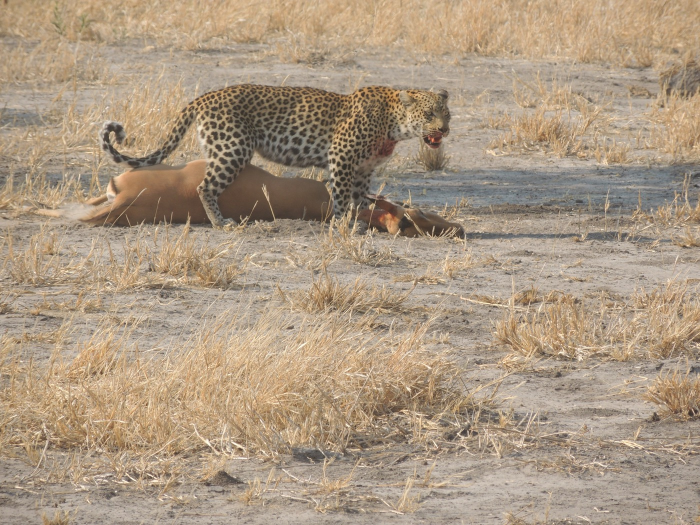
#> input picture frontend/src/assets/dataset/leopard-a.jpg, 1400 x 1050 px (shown at 1/2 size)
$ python -i ivp_core.py   (imports and definitions only)
#> lines starting #> are read from the running program, lines starting #| are printed output that depends on the picture
#> further down, picture is the input picture: shape (1050, 1400, 3); mean B, G, R 130.1, 152.1, 171.2
"""
IVP core (classical computer vision only, no torch).

IMPORTANT: prep_gray() reproduces EXACTLY the preprocessing that was used when the
gallery keypoints (sift_shards) were built in Colab:
    crop to bounding box -> grayscale -> shrink so longest side <= 800 -> CLAHE(2.0, 8x8) -> SIFT(500)
Using the same steps for uploaded photos is what makes the tested accuracy apply.
"""
import os
import pickle
import hashlib
import cv2
import numpy as np

MAX_SIDE = 800


def crop_to_bbox(img_bgr, bbox):
    """bbox = (x, y, w, h) or None. Falls back to the full image if the box is empty."""
    if bbox is None:
        return img_bgr
    x, y, w, h = [int(v) for v in bbox]
    H, W = img_bgr.shape[:2]
    crop = img_bgr[max(0, y):min(H, y + h), max(0, x):min(W, x + w)]
    return crop if crop.size else img_bgr


def prep_gray(img_bgr, bbox=None):
    crop = crop_to_bbox(img_bgr, bbox)
    g = cv2.cvtColor(crop, cv2.COLOR_BGR2GRAY)
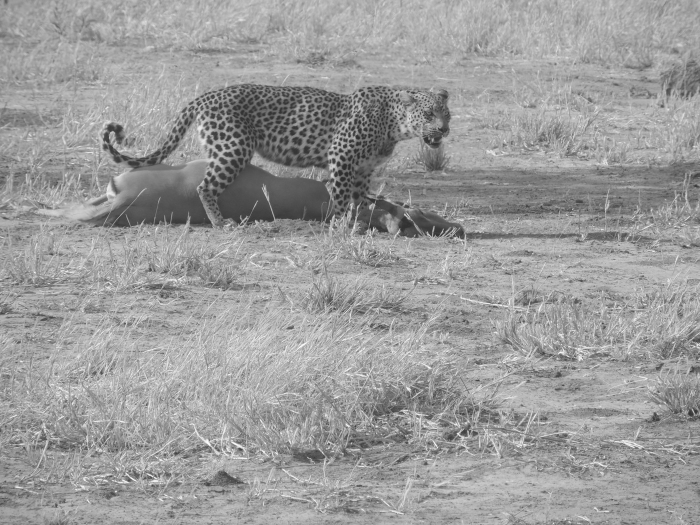
#> g: shape (1050, 1400) (shown at 1/2 size); min 37, max 253, mean 155.3
    s = MAX_SIDE / max(g.shape)
#> s = 0.571
    if s < 1:
        g = cv2.resize(g, None, fx=s, fy=s, interpolation=cv2.INTER_AREA)
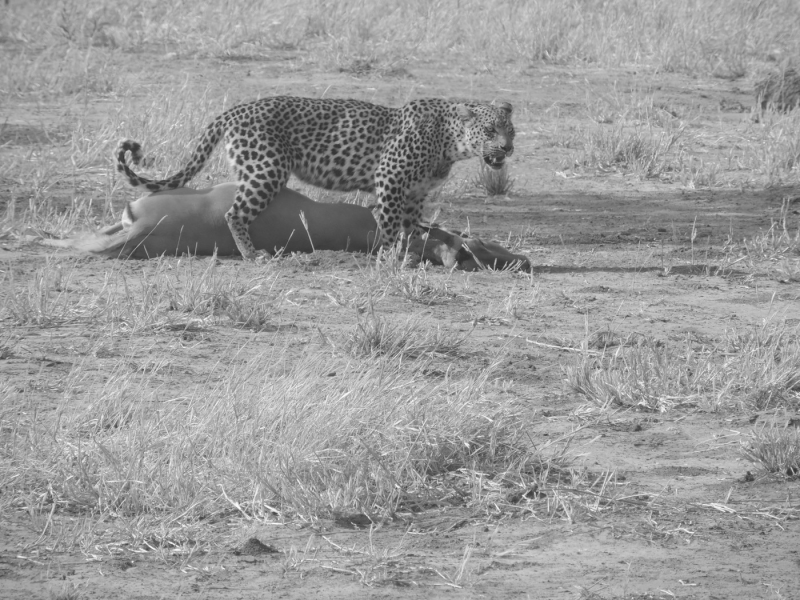
#> g: shape (600, 800); min 43, max 250, mean 155.3
    return cv2.createCLAHE(clipLimit=2.0, tileGridSize=(8, 8)).apply(g)
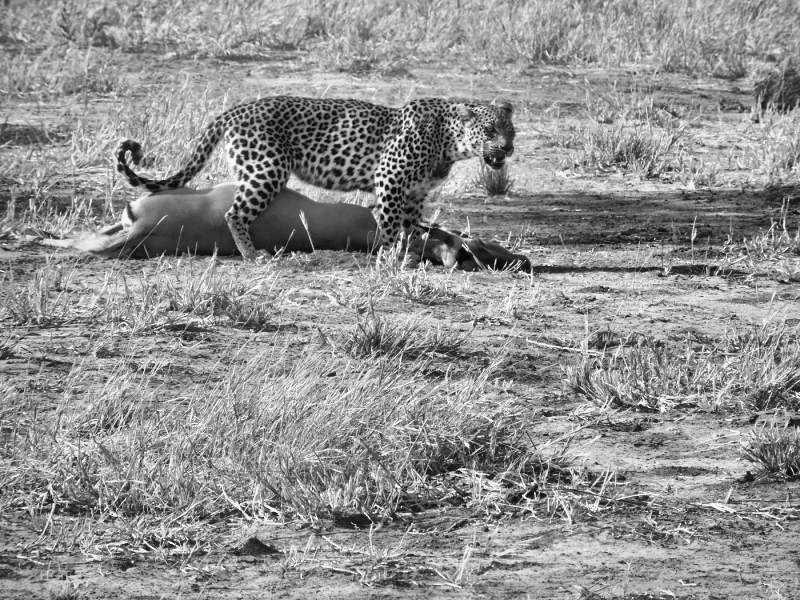
#> returned value: shape (600, 800); min 7, max 253, mean 145.2


# [74 lines left out: functions extract_keypoints, _ransac_inliers, verified_matches, draw_matches, md5_file, load_or_build_hash_index, not called in this run]

>>> import cv2
>>> picture = cv2.imread('../frontend/src/assets/dataset/leopard-a.jpg')
>>> result = prep_gray(picture)
